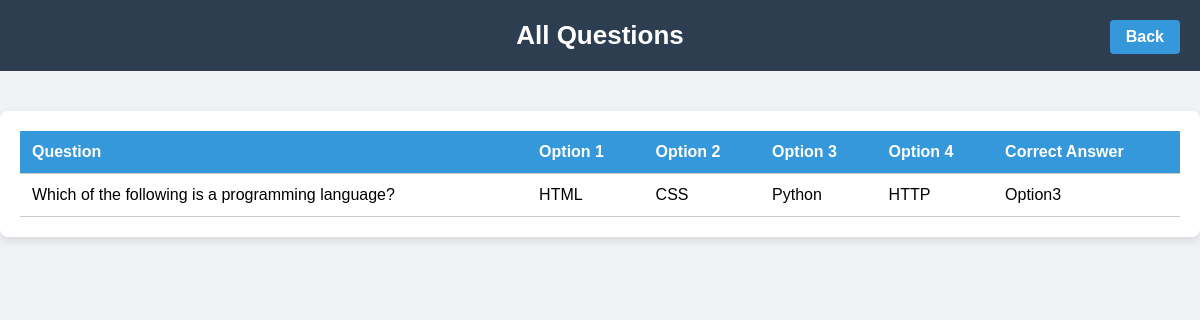
The app's page /view_questions/, older data.
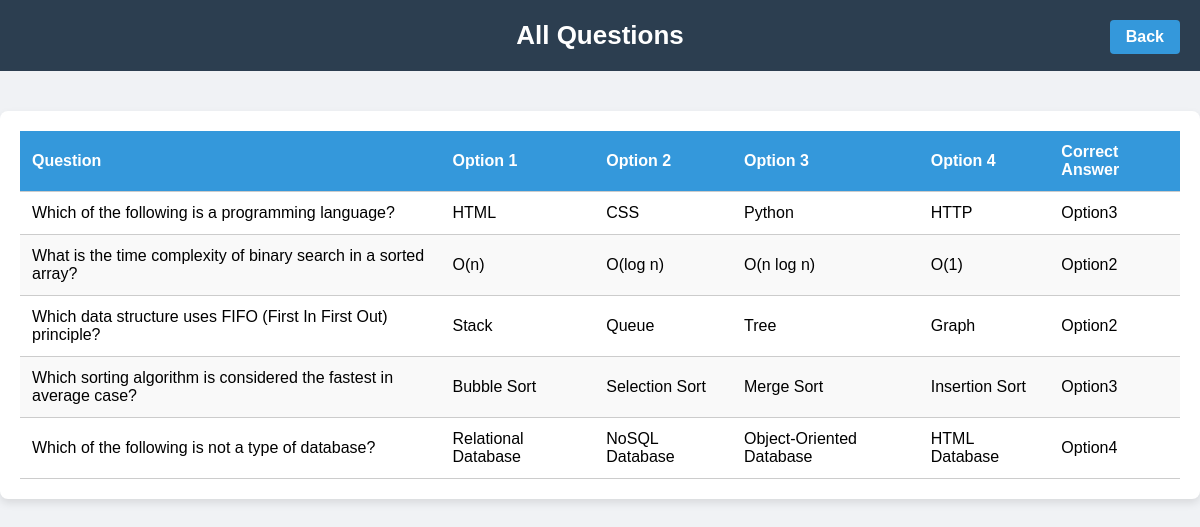
The same page, newer data.
### Exam_Portel/models.py (models this page shows, shortened)
class Questions(models.Model):
    question_text = models.CharField(max_length=100,null=True,blank=True)
    option1 = models.CharField(max_length=100,null=True,blank=True)
    option2 = models.CharField(max_length=100,null=True,blank=True)
    option3 = models.CharField(max_length=100,null=True,blank=True)
    option4 = models.CharField(max_length=100,null=True,blank=True)
    ANSWER_CHOICES = (
        ('option1', 'Option 1'),
        ('option2', 'Option 2'),
        ('option3', 'Option 3'),
        ('option4', 'Option 4'),
    )
    correct_answer = models.CharField(max_length=10, choices=ANSWER_CHOICES)

### Exam_Portel/views.py (the view)
# urls.py: path('view_questions/',views.view_questions,name='view_questions'),
def view_questions(request):
    questions = Questions.objects.all()
    return render(request,'admin/view_questions.html',{'questions':questions})

### Exam_Portel/templates/admin/view_questions.html (shortened to what this page needs)
{% load static %}
<!DOCTYPE html>
<html lang="en">
<head>
    <link rel="stylesheet" href="{% static 'css/admin/view_questions.css' %}">
</head>
<body>
<header>
    <h1>All Questions</h1>
    <a href="{% url 'admin_dashboard' %}" class="back-btn">Back</a>
</header>
<div class="table-container">
    <table>
        <thead>
            <tr>
                <th>Question</th>
                <th>Option 1</th>
                <th>Option 2</th>
                <th>Option 3</th>
                <th>Option 4</th>
                <th>Correct Answer</th>
            </tr>
        </thead>
        <tbody>
            {% for q in questions %}
            <tr>
                <td>{{ q.question_text }}</td>
                <td>{{ q.option1 }}</td>
                <td>{{ q.option2 }}</td>
                <td>{{ q.option3 }}</td>
                <td>{{ q.option4 }}</td>
                <td>{{ q.correct_answer|capfirst }}</td>
            </tr>
            {% endfor %}
        </tbody>
    </table>
</div>
</body>
</html>

### Exam_Portel/static/css/admin/view_questions.css (style rules this page uses)
body { font-family: Arial, sans-serif; background-color: #f0f2f5; margin: 0; padding: 0; }
header { background-color: #2c3e50; color: white; padding: 20px; text-align: center; position: relative; }
header h1 { margin: 0; font-size: 26px; }
.back-btn { position: absolute; right: 20px; top: 20px; padding: 8px 16px; background-color: #3498db; color: white; text-decoration: none; border-radius: 4px; font-weight: bold; }
.table-container { max-width: 1200px; margin: 40px auto; background-color: white; padding: 20px; border-radius: 8px; box-shadow: 0 4px 8px rgba(0,0,0,0.1); overflow-x: auto; }
table { width: 100%; border-collapse: collapse; }
table th, table td { padding: 12px; border-bottom: 1px solid #ccc; text-align: left; }
table th { background-color: #3498db; color: white; }
tr:nth-child(even) { background-color: #f9f9f9; }

Row changes from the older to the newer data that the page shows:
added Questions: question_text "What is the time complexity of binary search in a sorted array?", option1 "O(n)", option2 "O(log n)", option3 "O(n log n)", option4 "O(1)", correct_answer "Option2"
added Questions: question_text "Which data structure uses FIFO (First In First Out) principle?", option1 "Stack", option2 "Queue", option3 "Tree", option4 "Graph", correct_answer "Option2"
added Questions: question_text "Which sorting algorithm is considered the fastest in average case?", option1 "Bubble Sort", option2 "Selection Sort", option3 "Merge Sort", option4 "Insertion Sort", correct_answer "Option3"
added Questions: question_text "Which of the following is not a type of database?", option1 "Relational Database", option2 "NoSQL Database", option3 "Object-Oriented Database", option4 "HTML Database", correct_answer "Option4"
